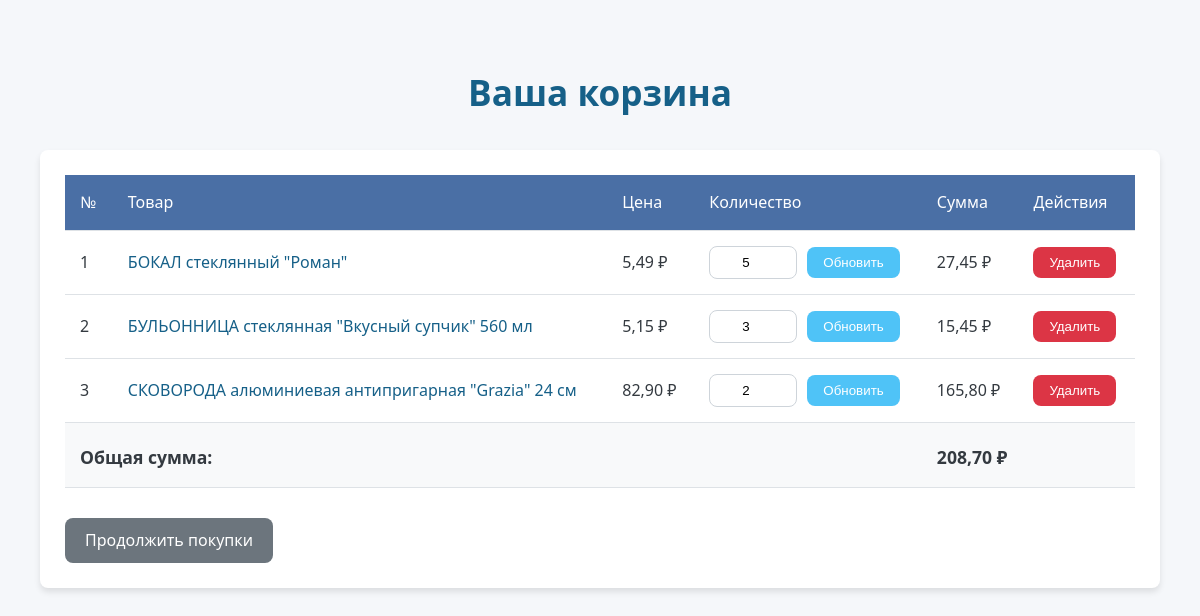
/cart/ (signed in), run on the app's committed database.
### web_app/models.py (models this page shows, shortened)
class Basket_elem(models.Model):
    basket = models.ForeignKey(Basket,on_delete=models.CASCADE,verbose_name="корзина",related_name='basket_elem')
    product = models.ForeignKey(Product,on_delete=models.CASCADE,verbose_name="товар")
    quantity = models.PositiveIntegerField(verbose_name="Кколичество")
    class Meta:
        verbose_name = "элемент корзины"
        verbose_name_plural = "элементы корзины"
    def element_cost(self):
        return self.product.price * self.quantity
    element_cost.short_description ='стоимость элемента'

class Product(models.Model):
    name=models.CharField(verbose_name='название', max_length=200)
    description = models.TextField(verbose_name='описание', blank=True, null=True)
    photo_product = models.ImageField(verbose_name='фото', blank=True, null=True,upload_to="media/")
    price= models.DecimalField( verbose_name='цена',max_digits=10,decimal_places=2,validators=[MinValueValidator(0)])
    quantity_in_stock = models.IntegerField(verbose_name='количество_на_складе',validators=[MinValueValidator(0)])
    category = models.ForeignKey('Category',on_delete=models.CASCADE,verbose_name='категория')
    maker=models.ForeignKey('Maker',on_delete=models.CASCADE,verbose_name='производитель')
    class Meta:
        verbose_name = "товар"
        verbose_name_plural = "товары"

### web_app/views.py (the view)
# urls.py: path('cart/', cart_user,name= 'cart_user'),#просмотр корзины пользователя
@login_required
def cart_user(request):
    basket, created = Basket.objects.get_or_create(user=request.user)
    basket_elements = basket.basket_elem.select_related('product').all()
    total = sum(item.element_cost() for item in basket_elements)
    context = {
        'cart_items': basket_elements,
        'total': total,
    }
    return render(request, 'shop/cart.html', context)

### web_app/templates/shop/cart.html (shortened to what this page needs)
<!DOCTYPE html>
<html lang="ru">
<head>
</head>
<body>
    <div class="container">
        <h1>Ваша корзина</h1>
        <div class="cart-container">
            {% if cart_items %}
            <table>
                <thead>
                    <tr>
                        <th>№</th>
                        <th>Товар</th>
                        <th>Цена</th>
                        <th>Количество</th>
                        <th>Сумма</th>
                        <th>Действия</th>
                    </tr>
                </thead>
                <tbody>
                    {% for item in cart_items %}
                    <tr>
                        <td>{{ forloop.counter }}</td>
                        <td class="product-name">{{ item.product.name }}</td>
                        <td>{{ item.product.price }} ₽</td>
                        <td>
                            <form class="quantity-form" method="post" action="{% url 'update_cart' item.id %}">
                                <input type="number" name="quantity" value="{{ item.quantity }}" min="1" max="{{ item.product.quantity_in_stock }}">
                                <button type="submit" class="update-btn">Обновить</button>
                            </form>
                        </td>
                        <td>{{ item.element_cost }} ₽</td>
                        <td>
                            <form method="post" action="{% url 'remove_from_cart' item.id %}">
                                <button type="submit" class="remove-btn">Удалить</button>
                            </form>
                        </td>
                    </tr>
                    {% endfor %}
                </tbody>
                <tfoot>
                    <tr class="total-row">
                        <td colspan="4">Общая сумма:</td>
                        <td colspan="2">{{ total }} ₽</td>
                    </tr>
                </tfoot>
            </table>
            <div class="action-links">
                <a href="http://127.0.0.1:8000/catalog" class="btn btn-secondary">Продолжить покупки</a>
            </div>
            {% else %}
            <div class="empty-cart">
                <p>Ваша корзина пуста</p>
                <a href="http://127.0.0.1:8000/catalog" class="btn btn-primary">Вернуться в магазин</a>
            </div>
            {% endif %}
        </div>
    </div>
</body>
</html>

### web_app/templates/shop/cart.html (style rules this page uses)
:root { --primary-color: #4a6fa5; --secondary-color: #166088; --accent-color: #4fc3f7; --light-color: #f8f9fa; --dark-color: #343a40; --success-color: #28a745; --danger-color: #dc3545; --border-radius: 8px; --box-shadow: 0 4px 6px rgba(0, 0, 0, 0.1); }
body { font-family: 'Segoe UI', Tahoma, Geneva, Verdana, sans-serif; line-height: 1.6; color: var(--dark-color); background-color: #f5f7fa; margin: 0; padding: 20px; }
.container { max-width: 1200px; margin: 0 auto; padding: 20px; }
h1 { color: var(--secondary-color); text-align: center; margin-bottom: 30px; font-size: 2.2rem; }
.cart-container { background-color: white; border-radius: var(--border-radius); box-shadow: var(--box-shadow); padding: 25px; margin-bottom: 30px; }
table { width: 100%; border-collapse: collapse; margin-bottom: 20px; }
th, td { padding: 15px; text-align: left; border-bottom: 1px solid #dee2e6; }
th { background-color: var(--primary-color); color: white; font-weight: 500; }
.product-name { font-weight: 500; color: var(--secondary-color); }
.quantity-form { display: flex; align-items: center; gap: 10px; }
input[type="number"] { width: 70px; padding: 8px; border: 1px solid #ced4da; border-radius: var(--border-radius); text-align: center; }
button { padding: 8px 16px; border: none; border-radius: var(--border-radius); cursor: pointer; font-weight: 500; transition: all 0.3s ease; }
.update-btn { background-color: var(--accent-color); color: white; }
.remove-btn { background-color: var(--danger-color); color: white; }
tfoot td { font-weight: bold; background-color: #f8f9fa; }
.total-row td { padding-top: 20px; font-size: 1.1rem; }
.action-links { display: flex; justify-content: space-between; margin-top: 30px; }
.btn { padding: 10px 20px; border-radius: var(--border-radius); text-decoration: none; font-weight: 500; transition: all 0.3s ease; }
.btn-secondary { background-color: #6c757d; color: white; }

### data on the page
Basket_elem: product.name "БОКАЛ стеклянный \"Роман\"", product.price "5,49", quantity "5", element_cost "27,45"
Basket_elem: product.name "БУЛЬОННИЦА стеклянная \"Вкусный супчик\" 560 мл", product.price "5,15", quantity "3", element_cost "15,45"
Basket_elem: product.name "СКОВОРОДА алюминиевая антипригарная \"Grazia\" 24 см", product.price "82,90", quantity "2", element_cost "165,80"

### other printed values
{{ total }} "208,70"
